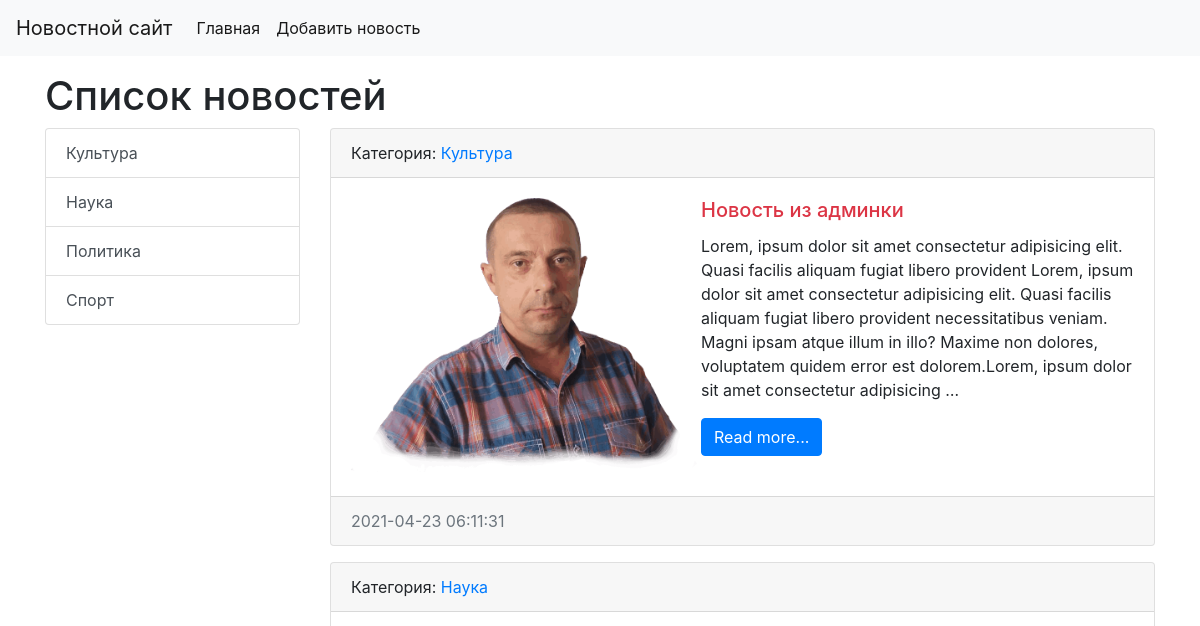
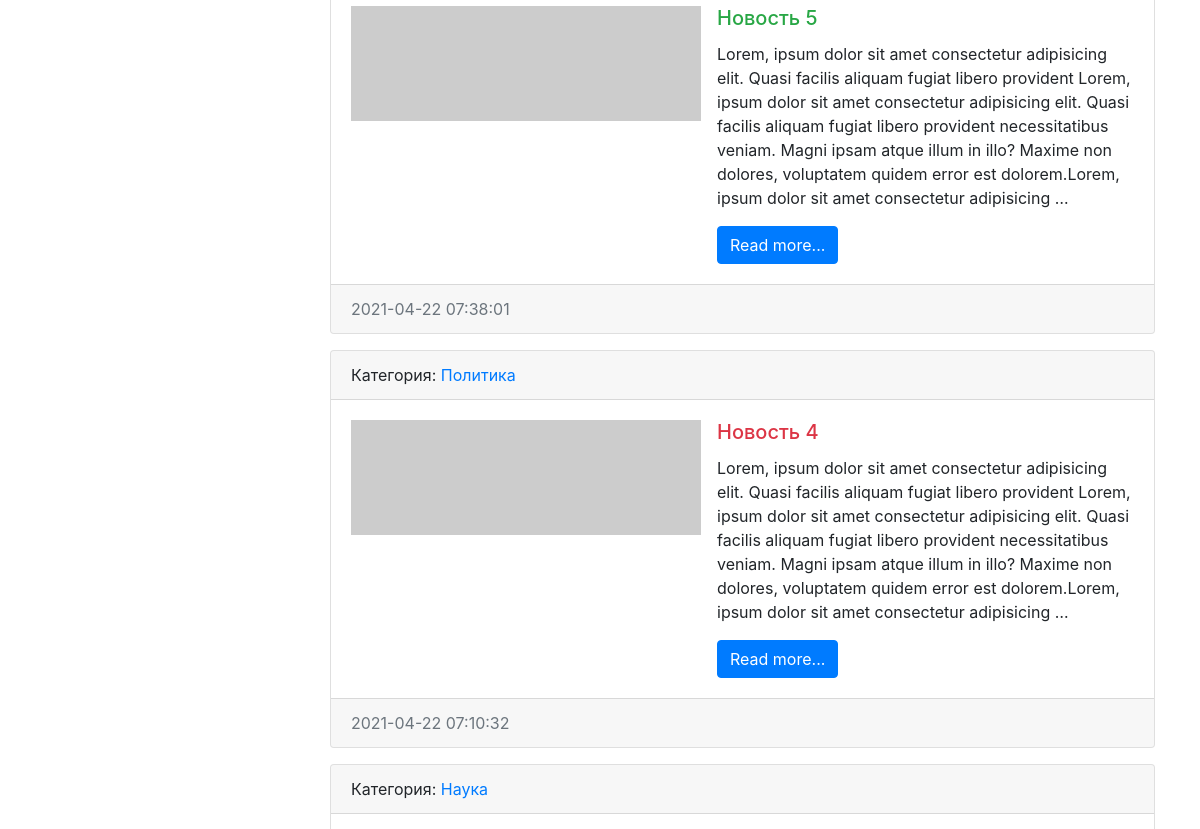
Before: / (upper part) with the older database file (2 pictures, top to bottom).
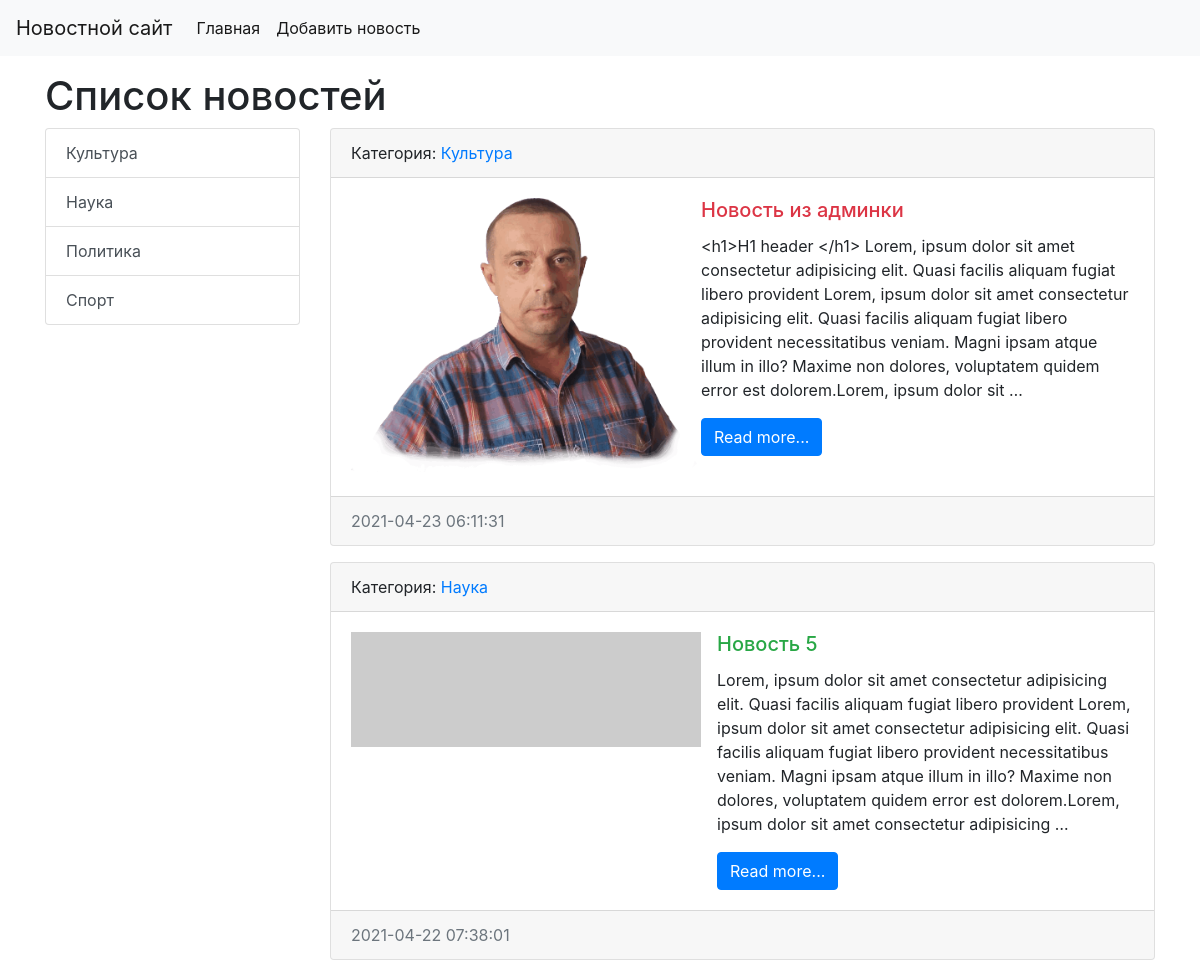
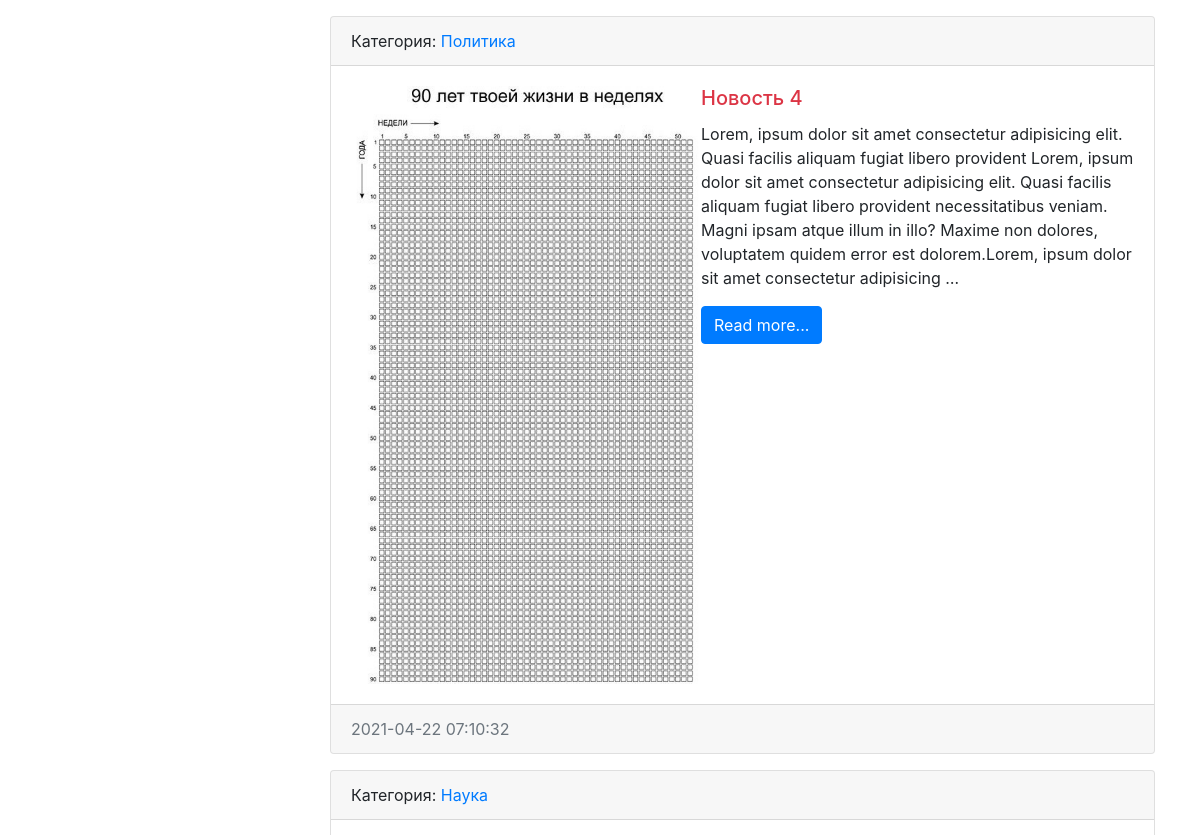
After: the same page with the newer database file (2 pictures, top to bottom).
### news/models.py (models this page shows, shortened)
class Category(models.Model):
    title = models.CharField(max_length=150, db_index=True, verbose_name='Наименование категории')
    def __str__(self):
            return self.title
    class Meta:
        verbose_name = 'Категория'
        verbose_name_plural = 'Категории'
        ordering = ['title']

class News(models.Model):
    title = models.CharField(max_length=150, verbose_name='Наименование')
    content = models.TextField(blank=True, verbose_name='Контент')
    created_at = models.DateTimeField(auto_now_add=True, verbose_name='Опубликовано')
    updated_at = models.DateTimeField(auto_now=True, verbose_name='Обновлено')
    photo = models.ImageField(upload_to='photos/%Y/%m/%d/', verbose_name='Фото', blank=True)
    is_published = models.BooleanField(default=True, verbose_name='Posted')
    category = models.ForeignKey('Category', on_delete=models.PROTECT, null=True, verbose_name='Категория')
    class Meta:
        verbose_name = 'Новость'
        verbose_name_plural = 'Новости'
        ordering = ['-created_at']  #Явно поменять порядок новостей

### news/views.py (the view)
# urls.py: path('', index, name = 'home'),
def index(request):
    news = News.objects.order_by('-created_at') # но если в админке указали другой, то можно оставить all
    categories = Category.objects.all()
    context = {
        'news': news,
        'title' : 'Список новостей',
        'categories': categories,
    }
    return render(request, 'news/index.html', context)

### news/templates/news/index.html (shortened to what this page needs)
{% extends 'base.html' %}
{% block sidebar %}
<div class="col-md-3">
  <div class="list-group">
    {% for item in categories %}
    <a href="{% url 'category' item.pk %}" class="list-group-item list-group-item-action" aria-current="true">
      {{ item.title}}
    </a>
    {% endfor %}
  </div>
</div>
{% endblock %}
{% block content %}
<div class="col-md-9">
  {% for item in news %}
  <div class="card mb-3">
      <div class="card-header">
      Категория: <a href="{% url 'category' item.category.pk %}">{{ item.category}}</a>
      </div>
      <div class="card-body">
          <div class="media">
            {% if item.photo %}
              <img src="{{ item.photo.url }}" alt="" width="350">
            {% else %}
              <img src="https://picsum.photos/id/1060/350/235/?blur=2" alt="" width="350" class="mr-3">
            {% endif %}
            <div class="media-body">
              <h5 class="card-title {% cycle 'text-danger' 'text-success'%}" >{{ item.title }}</h5>
              <p class="card-text">{{ item.content|truncatewords:50}}</p>
              <a href="#" class="btn btn-primary">Read more...</a>
            </div>
          </div>
      </div>
      <div class="card-footer text-muted">
          {{ item.created_at | date:"Y-m-d H:i:s" }}
      </div>
  </div>
  {% endfor%}
</div>
{% endblock %}

### templates/base.html (shortened to what this page needs)
<!doctype html>
<html lang="en">
  <head>
    <link rel="stylesheet" href="https://cdn.jsdelivr.net/npm/bootstrap@4.6.0/dist/css/bootstrap.min.css">
  </head>
  <body>
    {% include 'inc/_nav.html' %}
      <div class="container mt-3">
          <h1>{{ title }}</h1>
          <div class="row">
                {% block sidebar %} SIDEBAR {% endblock %}
                {% block content %} CONTENT {% endblock %}
          </div>
      </div>
  </body>
</html>

### templates/inc/_nav.html (shortened to what this page needs)
<nav class="navbar navbar-expand-lg navbar-light bg-light">
    <a class="navbar-brand" href="{% url 'home' %}">Новостной сайт</a>
    <div class="collapse navbar-collapse" id="navbarSupportedContent">
      <ul class="navbar-nav mr-auto">
        <li class="nav-item active">
          <a class="nav-link" href="{% url 'home' %}">Главная</a>
        </li>
        <li class="nav-item active">
            <a class="nav-link" href="{% url 'home' %}">Добавить новость</a>
        </li>
    </ul>
    </div>
  </nav>

Changed rows visible on the page:
changed News "Новость из админки": content "Lorem, ipsum dolor sit amet consectetur adipisicing elit. Quasi facilis aliquam fugiat libero provident Lorem, ipsum dolor sit amet consectetur adipisicing elit. Quasi facilis aliquam fugiat libero provident necessitatibus veniam. Magni ipsam atque illum in illo? Maxime non dolores, voluptatem quidem error est dolorem.Lorem, ipsum dolor sit amet consectetur adipisicing …" → "<h1>H1 header </h1> Lorem, ipsum dolor sit amet consectetur adipisicing elit. Quasi facilis aliquam fugiat libero provident Lorem, ipsum dolor sit amet consectetur adipisicing elit. Quasi facilis aliquam fugiat libero provident necessitatibus veniam. Magni ipsam atque illum in illo? Maxime non dolores, voluptatem quidem error est dolorem.Lorem, ipsum dolor sit …"
changed News "Новость 4": photo: picture added
